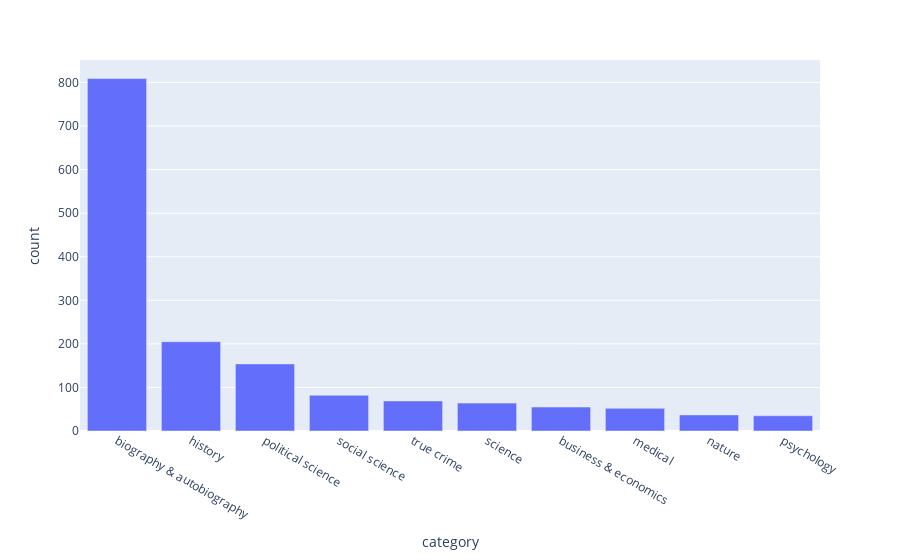

Notebook code cell kept with this figure:
### Code cell
fig = px.bar(top10_cat, x = 'category', y = 'count')
fig.show()

### Figure 1 — Plotly figure (JSON) as saved in the notebook; plotly's stock layout.template omitted (floating-point values rounded to 4 significant figures)
{"data": [{"hovertemplate": "category=%{x}<br>count=%{y}<extra></extra>", "legendgroup": "", "marker": {"color": "#636efa", "pattern": {"shape": ""}}, "name": "", "orientation": "v", "showlegend": false, "textposition": "auto", "type": "bar", "x": ["biography & autobiography", "history", "political science", "social science", "true crime", "science", "business & economics", "medical", "nature", "psychology"], "xaxis": "x", "y": [809, 205, 154, 82, 69, 64, 55, 52, 37, 35], "yaxis": "y"}], "layout": {"barmode": "relative", "legend": {"tracegroupgap": 0}, "margin": {"t": 60}, "xaxis": {"anchor": "y", "domain": [0, 1], "title": {"text": "category"}}, "yaxis": {"anchor": "x", "domain": [0, 1], "title": {"text": "count"}}}}
